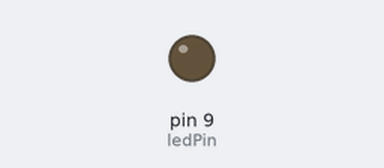
This sketch was run on a simulated Arduino Uno, built with avr-gcc and run on an emulated ATmega328P. On the bench: output pins drawn as LEDs (lit = HIGH). What the sketch prints to the serial monitor is not drawn.

Above: at 0.15 s.
At 39.38 s:
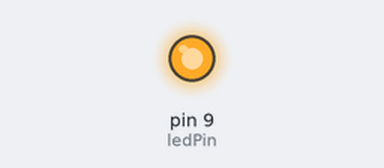
Timing chart, 0 to 40.0 s (numbered marks = the images above):
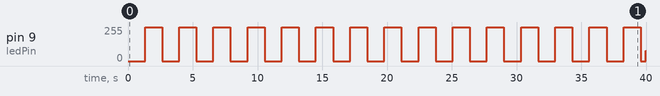

Measured:
- by itself, pin 9 (ledPin): 0/255 → 255/255 at 1.3 s, → 0/255 1.3 s later, → 255/255 1.3 s later, → 0/255 1.3 s later, … (31 changes in this stretch)

The sketch:

SubirBajarBrilloLed.ino
```cpp
int ledPin = 9;         // Pin controlado por PWM
void setup() {
  //Inicializa el puerto de comunicacion serial a 9600 bits por segundo:
  Serial.begin(9600);
}
void loop() {
  Serial.println("Inicia");
  for (int i = 0; i <= 255; i++) {
    Serial.print("|");
    Serial.print(i);
    analogWrite(ledPin, i);// Establece el brillo a i
    delay(5);// Pausa de 25 ms
  }
  Serial.println("==============================");
  for (int i = 255; i >= 0; i--) {
    Serial.print("|");
    Serial.print(i);
    analogWrite(ledPin, i);
    delay(5);
  }
  Serial.println("Termina");
}
```
